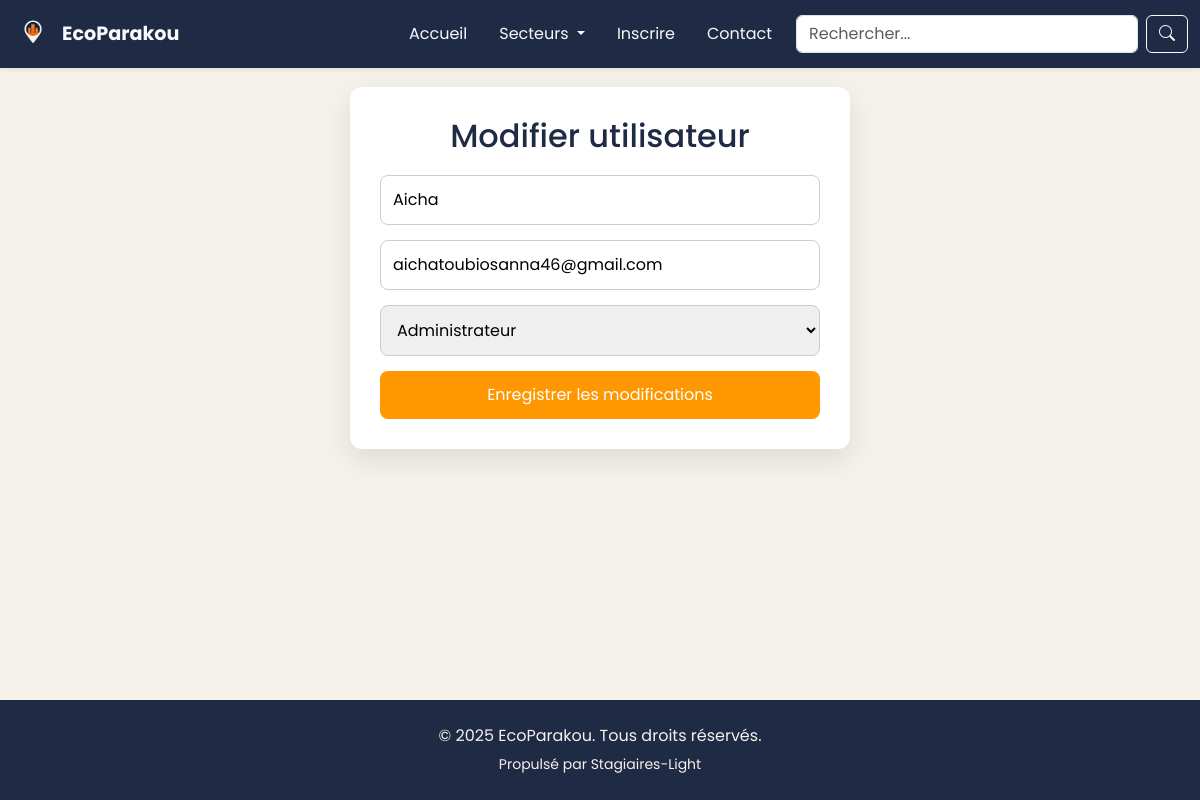
Screenshot of /admin/utilisateur/modifier_utilisateur.php?id=5 (signed in) with the database file from the repository.
### tables this page shows
CREATE TABLE `utilisateurs` (
  `id` int NOT NULL,
  `nom` varchar(100) DEFAULT NULL,
  `email` varchar(100) DEFAULT NULL,
  `mot_de_passe` varchar(255) DEFAULT NULL,
  `role` enum('admin','moderateur') DEFAULT 'moderateur',
  `actif` tinyint(1) DEFAULT '1',
  `date_creation` datetime DEFAULT CURRENT_TIMESTAMP,
  `dernier_acces` datetime DEFAULT NULL,
  `token_invitation` varchar(64) DEFAULT NULL
);

### admin/utilisateur/modifier_utilisateur.php (the view, shortened to what this page needs)
<?php
  include_once '../../includes/db.php';
  $id = isset($_GET['id']) ? intval($_GET['id']) : 0;
  $stmt = $mysqli->prepare("SELECT nom, email, role FROM utilisateurs WHERE id = ?");
  $stmt->bind_param("i", $id);
  $stmt->execute();
  $stmt->bind_result($nom, $email, $role);
?>
<!DOCTYPE html>
<html lang="fr">
  <head>
    <?php include_once '../../includes/meta-head.php'; ?>
    <link rel="stylesheet" href="../../public/assets/css/ajouter_utilisateur.css">
    <link rel="stylesheet" href="../../public/assets/css/header.css">
    <link rel="stylesheet" href="../../public/assets/css/footer.css">
  </head>
  <body>
    <?php include_once '../../includes/header.php'; ?>
    <main>
      <div class="form-box">
        <h2>Modifier utilisateur</h2>
        <form method="POST" class="form-ajout-utilisateur">
          <input type="text" name="nom" value="<?= htmlspecialchars($nom) ?>" required>
          <input type="email" name="email" value="<?= htmlspecialchars($email) ?>" required>
          <select name="role" required>
            <option value="admin" <?= $role === 'admin' ? 'selected' : '' ?>>Administrateur</option>
          </select>
          <button type="submit">Enregistrer les modifications</button>
        </form>
      </div>
    </main>
    <?php include_once '../../includes/footer.php'; ?>
  </body>
</html>

### public/assets/css/style.css (style rules this page uses)
:root { --color-primary: #1F2A44; --color-accent: #FF9800; --color-bg: #F5F1EB; --color-text: #333333; --color-white: #ffffff; --color-muted: #6c757d; --color-hover: #f0f0f0; --font-main: 'Poppins', sans-serif; }
body { margin: 0; font-family: var(--font-main); background-color: var(--color-bg); color: var(--color-text); }

### public/assets/css/ajouter_utilisateur.css (style rules this page uses)
:root { --color-primary: #1F2A44; --color-accent: #FF9800; --color-bg: #F5F1EB; --color-text: #333333; --color-white: #ffffff; --color-muted: #6c757d; --font-main: 'Poppins', sans-serif; }
body { margin: 0; padding: 0; font-family: var(--font-main); background-color: var(--color-bg); color: var(--color-text); display: flex; flex-direction: column; padding-top: 55px; }
.form-box { max-width: 500px; margin: auto; background: #fff; padding: 30px; border-radius: 12px; box-shadow: 0 10px 30px rgba(0,0,0,0.1); align-items: center; }
h2 { text-align: center; color: #1F2A44; margin-bottom: 20px; }
main { flex: 1; padding: 2rem 1rem; }
.form-ajout-utilisateur input, .form-ajout-utilisateur select { width: 100%; padding: 12px; margin-bottom: 15px; border: 1px solid #ccc; border-radius: 8px; font-size: 16px; }
.form-ajout-utilisateur button { width: 100%; padding: 12px; background: #FF9800; color: #fff; border: none; border-radius: 8px; font-size: 16px; cursor: pointer; }

### public/assets/css/header.css (style rules this page uses)
:root { --color-primary: #1F2A44; --color-accent: #FF9800; --color-bg: #F5F1EB; --color-text: #333333; --font-main: 'Poppins', sans-serif; }
body { font-family: var(--font-main); }

### public/assets/css/footer.css (style rules this page uses)
:root { --color-primary: #1F2A44; --color-accent: #FF9800; --color-bg: #F5F1EB; --color-text: #333333; --font-main: 'Poppins', sans-serif; }
html, body { height: 100%; }
body { display: flex; flex-direction: column; }
main { flex: 1; }

### rows the page displays
utilisateurs: nom "Aicha", email "aichatoubiosanna46@gmail.com", role "Administrateur"

### other values shown
SITE_NAME "EcoParakou"
SITE_AUTHOR "Stagiaires-Light"
